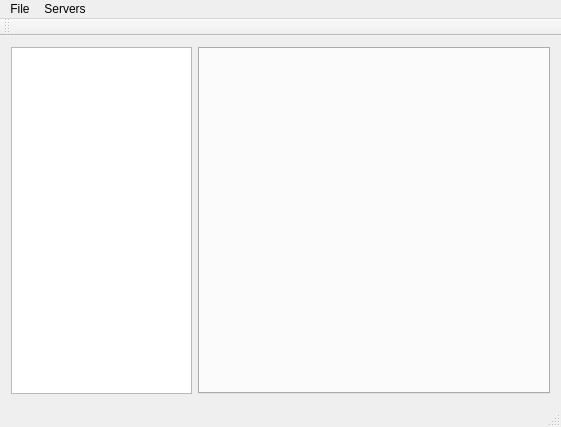
<?xml version="1.0" encoding="UTF-8"?>
<ui version="4.0">
 <class>MainWindow</class>
 <widget class="QMainWindow" name="MainWindow">
  <property name="geometry">
   <rect>
    <x>0</x>
    <y>0</y>
    <width>561</width>
    <height>427</height>
   </rect>
  </property>
  <property name="minimumSize">
   <size>
    <width>561</width>
    <height>427</height>
   </size>
  </property>
  <property name="maximumSize">
   <size>
    <width>561</width>
    <height>444</height>
   </size>
  </property>
  <property name="windowTitle">
   <string>MainWindow</string>
  </property>
  <widget class="QWidget" name="centralWidget">
   <layout class="QGridLayout" name="gridLayout_2">
    <item row="0" column="0">
     <layout class="QGridLayout" name="gridLayout">
      <item row="0" column="0">
       <widget class="QTextBrowser" name="QTestBrowser_ServerInfo">
        <property name="maximumSize">
         <size>
          <width>181</width>
          <height>371</height>
         </size>
        </property>
       </widget>
      </item>
      <item row="0" column="1">
       <widget class="QTabWidget" name="tabWidget">
        <property name="currentIndex">
         <number>-1</number>
        </property>
       </widget>
      </item>
     </layout>
    </item>
   </layout>
  </widget>
  <widget class="QMenuBar" name="menuBar">
   <property name="geometry">
    <rect>
     <x>0</x>
     <y>0</y>
     <width>561</width>
     <height>20</height>
    </rect>
   </property>
   <widget class="QMenu" name="menuFile">
    <property name="title">
     <string>File</string>
    </property>
    <addaction name="actionConfigurations"/>
    <addaction name="actionOptions"/>
    <addaction name="actionExit"/>
   </widget>
   <widget class="QMenu" name="menuServers">
    <property name="title">
     <string>Servers</string>
    </property>
    <addaction name="actionHost"/>
    <addaction name="actionShutdown"/>
   </widget>
   <addaction name="menuFile"/>
   <addaction name="menuServers"/>
  </widget>
  <widget class="QToolBar" name="mainToolBar">
   <attribute name="toolBarArea">
    <enum>TopToolBarArea</enum>
   </attribute>
   <attribute name="toolBarBreak">
    <bool>false</bool>
   </attribute>
  </widget>
  <widget class="QStatusBar" name="statusBar"/>
  <action name="actionExit">
   <property name="text">
    <string>Exit</string>
   </property>
  </action>
  <action name="actionHost">
   <property name="text">
    <string>Host</string>
   </property>
  </action>
  <action name="actionShutdown">
   <property name="text">
    <string>Shutdown</string>
   </property>
  </action>
  <action name="actionConfigurations">
   <property name="text">
    <string>Configurations</string>
   </property>
  </action>
  <action name="actionOptions">
   <property name="text">
    <string>Options</string>
   </property>
  </action>
 </widget>
 <layoutdefault spacing="6" margin="11"/>
 <resources/>
 <connections/>
</ui>
